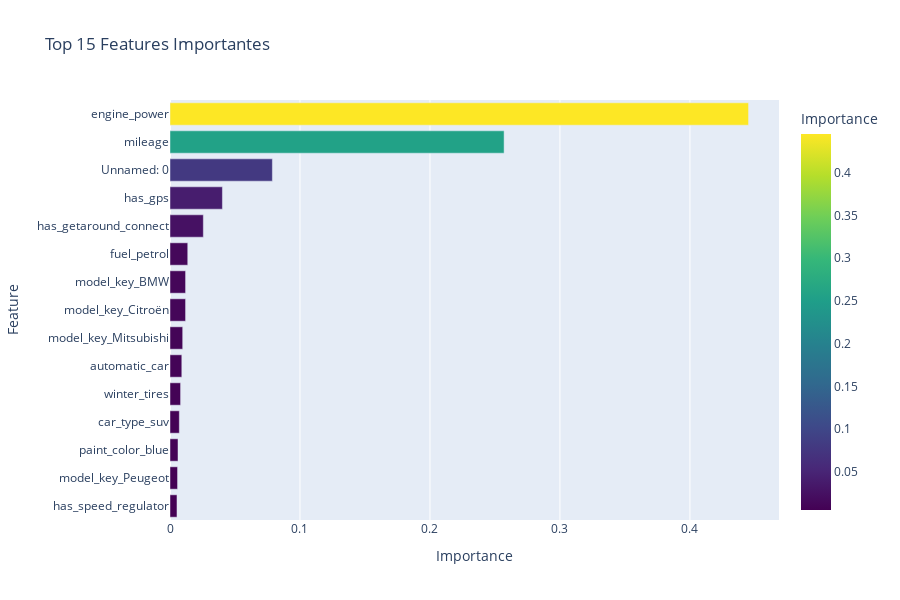

The notebook cell saved with this chart:
### Markdown cell above
## 12. Feature Importance (si applicable)

### Code cell
# Feature importance pour les modèles basés sur les arbres
if hasattr(best_model, 'feature_importances_'):
    feature_importance = pd.DataFrame({
        'feature': X.columns,
        'importance': best_model.feature_importances_
    }).sort_values('importance', ascending=False)
    
    print("\n" + "="*80)
    print("📊 FEATURE IMPORTANCE")
    print("="*80)
    print(f"\nTop 15 features importantes :")
    display(feature_importance.head(15))
    
    # Graphique
    fig = px.bar(
        feature_importance.head(15),
        x='importance',
        y='feature',
        orientation='h',
        title='Top 15 Features Importantes',
        labels={'importance': 'Importance', 'feature': 'Feature'},
        color='importance',
        color_continuous_scale='Viridis'
    )
    fig.update_layout(height=600, yaxis={'categoryorder':'total ascending'})
    fig.show()
else:
    print("\n⚠️ Feature importance non disponible pour ce modèle")

### Figure 1 — Plotly figure (JSON) as saved in the notebook; plotly's stock layout.template omitted (floating-point values rounded to 4 significant figures)
{"data": [{"hovertemplate": "Importance=%{marker.color}<br>Feature=%{y}<extra></extra>", "legendgroup": "", "marker": {"color": [0.4451, 0.257, 0.07877, 0.04033, 0.02565, 0.01366, 0.01199, 0.01198, 0.009767, 0.009086, 0.008136, 0.007177, 0.006173, 0.005818, 0.005371], "coloraxis": "coloraxis", "pattern": {"shape": ""}}, "name": "", "orientation": "h", "showlegend": false, "textposition": "auto", "type": "bar", "x": [0.4451, 0.257, 0.07877, 0.04033, 0.02565, 0.01366, 0.01199, 0.01198, 0.009767, 0.009086, 0.008136, 0.007177, 0.006173, 0.005818, 0.005371], "xaxis": "x", "y": ["engine_power", "mileage", "Unnamed: 0", "has_gps", "has_getaround_connect", "fuel_petrol", "model_key_BMW", "model_key_Citroën", "model_key_Mitsubishi", "automatic_car", "winter_tires", "car_type_suv", "paint_color_blue", "model_key_Peugeot", "has_speed_regulator"], "yaxis": "y"}], "layout": {"barmode": "relative", "coloraxis": {"colorbar": {"title": {"text": "Importance"}}, "colorscale": [[0, "#440154"], [0.1111, "#482878"], [0.2222, "#3e4989"], [0.3333, "#31688e"], [0.4444, "#26828e"], [0.5556, "#1f9e89"], [0.6667, "#35b779"], [0.7778, "#6ece58"], [0.8889, "#b5de2b"], [1, "#fde725"]]}, "height": 600, "legend": {"tracegroupgap": 0}, "title": {"text": "Top 15 Features Importantes"}, "xaxis": {"anchor": "y", "domain": [0, 1], "title": {"text": "Importance"}}, "yaxis": {"anchor": "x", "categoryorder": "total ascending", "domain": [0, 1], "title": {"text": "Feature"}}}}
